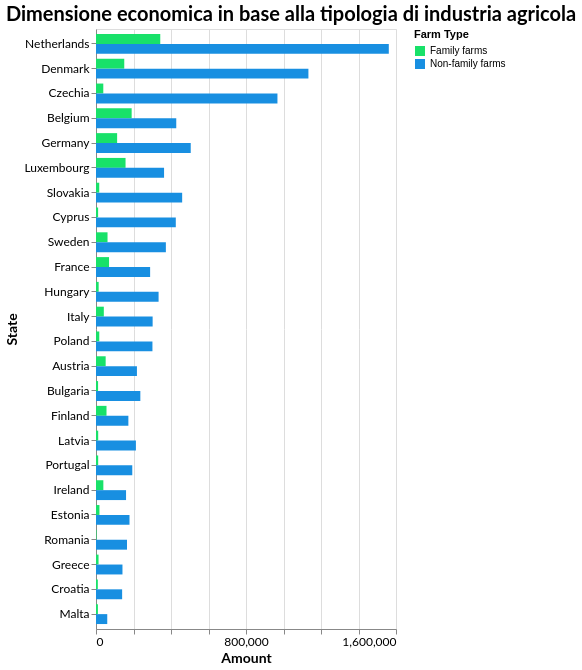

Describe this chart as a Vega-Lite specification.
### Vega-Lite specification from a JSON file in a GitHub repository (floating-point values rounded to 4 significant figures)
{"$schema": "https://vega.github.io/schema/vega-lite/v5.17.0.json", "config": {"axis": {"labelFont": "Lato", "labelFontSize": 12, "titleFont": "Lato", "titleFontSize": 14}, "background": "transparent", "title": {"anchor": "start", "color": "black", "font": "Lato", "fontSize": 20}}, "data": {"name": "data-47f1a3cdc4bec9036d10c7a2fee07029"}, "datasets": {"data-47f1a3cdc4bec9036d10c7a2fee07029": [{"Amount": 342715, "Farm Type": "Family farms", "State": "Netherlands"}, {"Amount": 150726, "Farm Type": "Family farms", "State": "Denmark"}, {"Amount": 38918, "Farm Type": "Family farms", "State": "Czechia"}, {"Amount": 112671, "Farm Type": "Family farms", "State": "Germany"}, {"Amount": 17269, "Farm Type": "Family farms", "State": "Slovakia"}, {"Amount": 190142, "Farm Type": "Family farms", "State": "Belgium"}, {"Amount": 11284, "Farm Type": "Family farms", "State": "Cyprus"}, {"Amount": 61471, "Farm Type": "Family farms", "State": "Sweden"}, {"Amount": 157590, "Farm Type": "Family farms", "State": "Luxembourg"}, {"Amount": 14176, "Farm Type": "Family farms", "State": "Hungary"}, {"Amount": 41685, "Farm Type": "Family farms", "State": "Italy"}, {"Amount": 17483, "Farm Type": "Family farms", "State": "Poland"}, {"Amount": 69573, "Farm Type": "Family farms", "State": "France"}, {"Amount": 11093, "Farm Type": "Family farms", "State": "Bulgaria"}, {"Amount": 51516, "Farm Type": "Family farms", "State": "Austria"}, {"Amount": 11694, "Farm Type": "Family farms", "State": "Latvia"}, {"Amount": 11633, "Farm Type": "Family farms", "State": "Portugal"}, {"Amount": 18376, "Farm Type": "Family farms", "State": "Estonia"}, {"Amount": 56044, "Farm Type": "Family farms", "State": "Finland"}, {"Amount": 2747, "Farm Type": "Family farms", "State": "Romania"}, {"Amount": 39206, "Farm Type": "Family farms", "State": "Ireland"}, {"Amount": 13548, "Farm Type": "Family farms", "State": "Greece"}, {"Amount": 9755, "Farm Type": "Family farms", "State": "Croatia"}, {"Amount": 10199, "Farm Type": "Family farms", "State": "Malta"}, {"Amount": 1561584, "Farm Type": "Non-family farms", "State": "Netherlands"}, {"Amount": 1132872, "Farm Type": "Non-family farms", "State": "Denmark"}, {"Amount": 967711, "Farm Type": "Non-family farms", "State": "Czechia"}, {"Amount": 505254, "Farm Type": "Non-family farms", "State": "Germany"}, {"Amount": 459554, "Farm Type": "Non-family farms", "State": "Slovakia"}, {"Amount": 428045, "Farm Type": "Non-family farms", "State": "Belgium"}, {"Amount": 425576, "Farm Type": "Non-family farms", "State": "Cyprus"}, {"Amount": 372636, "Farm Type": "Non-family farms", "State": "Sweden"}, {"Amount": 362996, "Farm Type": "Non-family farms", "State": "Luxembourg"}, {"Amount": 333781, "Farm Type": "Non-family farms", "State": "Hungary"}, {"Amount": 302042, "Farm Type": "Non-family farms", "State": "Italy"}, {"Amount": 301017, "Farm Type": "Non-family farms", "State": "Poland"}, {"Amount": 288669, "Farm Type": "Non-family farms", "State": "France"}, {"Amount": 236461, "Farm Type": "Non-family farms", "State": "Bulgaria"}, {"Amount": 218328, "Farm Type": "Non-family farms", "State": "Austria"}, {"Amount": 212858, "Farm Type": "Non-family farms", "State": "Latvia"}, {"Amount": 193493, "Farm Type": "Non-family farms", "State": "Portugal"}, {"Amount": 178690, "Farm Type": "Non-family farms", "State": "Estonia"}, {"Amount": 172654, "Farm Type": "Non-family farms", "State": "Finland"}, {"Amount": 165456, "Farm Type": "Non-family farms", "State": "Romania"}, {"Amount": 160280, "Farm Type": "Non-family farms", "State": "Ireland"}, {"Amount": 141157, "Farm Type": "Non-family farms", "State": "Greece"}, {"Amount": 139381, "Farm Type": "Non-family farms", "State": "Croatia"}, {"Amount": 60006, "Farm Type": "Non-family farms", "State": "Malta"}]}, "encoding": {"color": {"field": "Farm Type", "scale": {"domain": ["Family farms", "Non-family farms"], "range": ["#18E169", "#188FE1"]}, "type": "nominal"}, "tooltip": [{"field": "State", "type": "nominal"}, {"field": "Farm Type", "type": "nominal"}, {"field": "Amount", "format": ",", "type": "quantitative"}], "x": {"field": "Amount", "title": "Amount", "type": "quantitative"}, "y": {"field": "State", "sort": "-x", "title": "State", "type": "nominal"}, "yOffset": {"field": "Farm Type", "type": "nominal"}}, "height": 600, "mark": {"type": "bar"}, "title": "Dimensione economica in base alla tipologia di industria agricola", "width": "container"}
